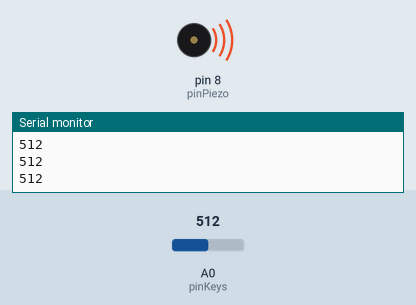
A sketch run on a simulated Arduino Uno, built with avr-gcc and run on an emulated ATmega328P. Shown: buzzer (waves = sounding), the last lines printed to the serial monitor. The test bench sets the inputs (shaded band); at power-on: A0 (pinKeys) = 512.

Above: at 1.2 s.
1.3 s: A0 (pinKeys) set to 495
At 2.5 s:
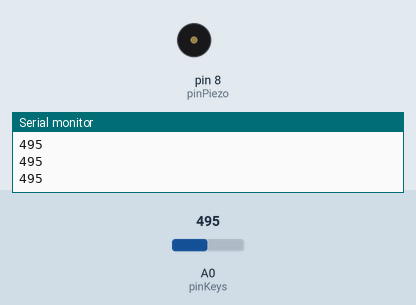
2.8 s: A0 (pinKeys) set to 511
At 3.9 s:
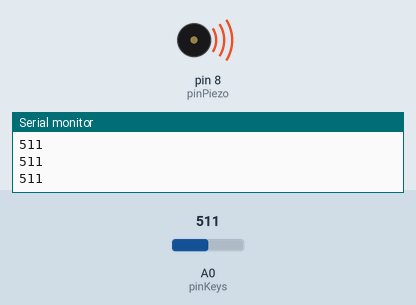
4.3 s: A0 (pinKeys) set to 306
At 4.9 s:
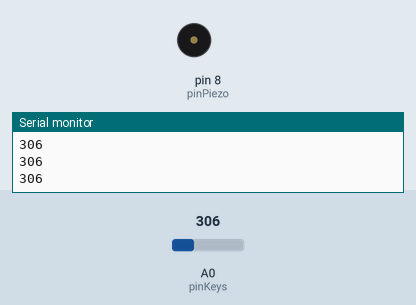
Timing chart, 0 to 7.3 s (numbered marks = the images above; inputs shaded):
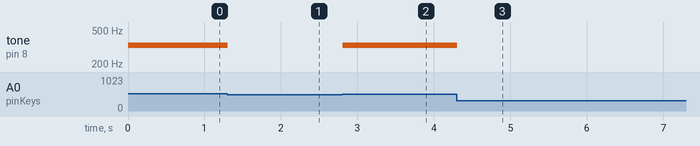

The sketch:

KeyboardPiano.ino
```cpp
int pinPiezo = 8;
int pinKeys = A0;

int notes[] = { 262, 294, 330, 349 };

void setup() {
  Serial.begin(9600);
}

void loop() {
  int keyVal = analogRead(pinKeys);
  Serial.println(keyVal);

  if(keyVal == 1023) {
    tone(pinPiezo, notes[0]);
  }
  else if(keyVal >= 990 && keyVal <= 1010) {
    tone(pinPiezo, notes[1]);
  }
  else if(keyVal >= 505 && keyVal <= 515) {
    tone(pinPiezo, notes[2]);
  }
  else if(keyVal >= 5 && keyVal <= 10) {
    tone(pinPiezo, notes[3]);
  }
  else
    noTone(pinPiezo);
}
```

Measured:
- the behaviour switches between 505 and 504 on A0 (pinKeys) (found by bisection; images 0 and 1)
- after the input at 1.3 s, tone on pin 8 (pinPiezo): 330 Hz → silent at once
- after the input at 2.8 s, tone on pin 8 (pinPiezo): silent → 330 Hz at once
- after the input at 4.3 s, tone on pin 8 (pinPiezo): 330 Hz → silent at once
